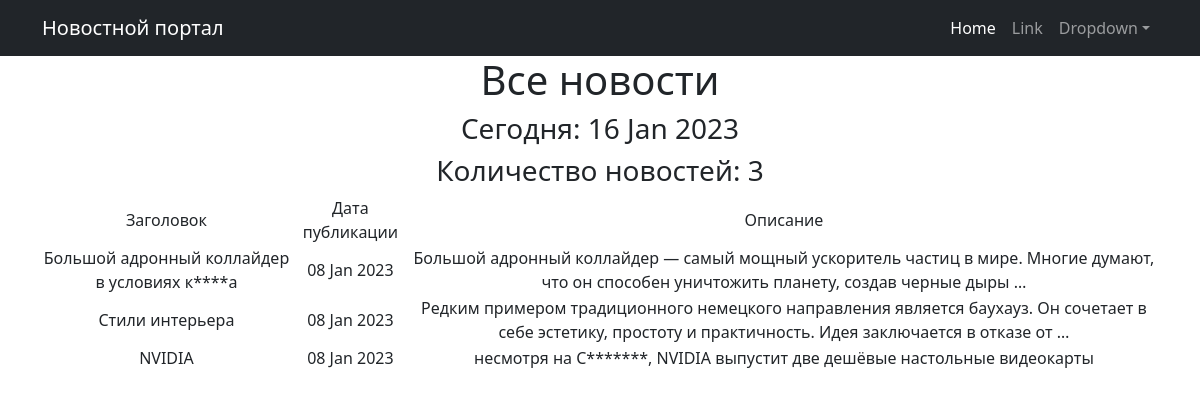
Page /news/ on the committed database.
### news/models.py (models this page shows, shortened)
class Post(models.Model):
    author = models.ForeignKey(Author, on_delete=models.CASCADE)
    NEWS = 'NW'
    ARTICLE = 'AR'
    CATEGORY_CHOICES = (
        (NEWS, 'Новость'),
        (ARTICLE, 'Статья'),
    )
    categoryType = models.CharField(max_length=2, choices=CATEGORY_CHOICES, default=ARTICLE)
    dateCreation = models.DateTimeField(auto_now_add=True)
    postCategory = models.ManyToManyField(Category, through='PostCategory')
    title = models.CharField(max_length=128)
    text = models.TextField()
    rating = models.SmallIntegerField(default=0)

### news/views.py (the view)
# urls.py: path('', NewsList.as_view()),
class NewsList(ListView):
    model = Post
    ordering = '-dateCreation'
    template_name = 'news.html'
    context_object_name = 'news'
    paginate_by = 10

### news/templatetags/custom_filters.py (called while the page is built)
@register.filter()
def censor(value):
    censor_replace = str(value)
    for key in censored_words.keys():
        censor_replace = censor_replace.replace(key, censored_words[key])
    return censor_replace

### news/templatetags/custom_tags.py (called while the page is built)
@register.simple_tag()
def current_time(format_string='%d %b %Y'):
   return datetime.utcnow().strftime(format_string)

### templates/news.html (shortened to what this page needs)
{% extends 'flatpages/default.html' %}
{% load custom_filters %}
{% load custom_tags %}
{% block content %}
   <h1>Все новости</h1>
   <h3>Сегодня: {% current_time '%d %b %Y' %}</h3>
   <h3>Количество новостей: {{ news|length }}</h3>
       <table>
           <tr>
               <td>   Заголовок   </td>
               <td>   Дата публикации   </td>
               <td>   Описание   </td>
           </tr>
           {% for post in news %}
           <tr>
               <td>{{ post.title|censor }}</td>
               <td>{{ post.dateCreation|date:'d M Y' }}</td>
               <td>{{ post.text|truncatewords:20|censor }}</td>
           </tr>
           {% endfor %}
       </table>
{% endblock content %}

### templates/flatpages/default.html (shortened to what this page needs)
<!DOCTYPE html>
<html lang="en">
    <head>
        {% load static %}
        <link href="{% static 'css/styles.css' %}" rel="stylesheet" />
    </head>
    <body>
        <nav class="navbar navbar-expand-lg navbar-dark bg-dark">
            <div class="container">
                <a class="navbar-brand" href="#">Новостной портал</a>
                <div class="collapse navbar-collapse" id="navbarSupportedContent">
                    <ul class="navbar-nav ms-auto mb-2 mb-lg-0">
                        <li class="nav-item"><a class="nav-link active" aria-current="page" href="#">Home</a></li>
                        <li class="nav-item"><a class="nav-link" href="#">Link</a></li>
                        <li class="nav-item dropdown">
                            <a class="nav-link dropdown-toggle" id="navbarDropdown" href="#" role="button" data-bs-toggle="dropdown" aria-expanded="false">Dropdown</a>
                        </li>
                    </ul>
                </div>
            </div>
        </nav>
        <div class="container">
           <div class="row">
               <div class="col-lg-12 text-center">
                   {% block content %}{% endblock content %}
               </div>
           </div>
        </div>
    </body>
</html>

### rows in the picture
Post: title|censor "Большой адронный коллайдер в условиях к****а", dateCreation "08 Jan 2023", text|censor "Большой адронный коллайдер — самый мощный ускоритель частиц в мире. Многие думают, что он способен уничтожить планету, создав черные дыры …"
Post: title|censor "Стили интерьера", dateCreation "08 Jan 2023", text|censor "Редким примером традиционного немецкого направления является баухауз. Он сочетает в себе эстетику, простоту и практичность. Идея заключается в отказе от …"
Post: title|censor "NVIDIA", dateCreation "08 Jan 2023", text|censor "несмотря на C*******, NVIDIA выпустит две дешёвые настольные видеокарты"

### other values in the picture
{{ news|length }} "3"
